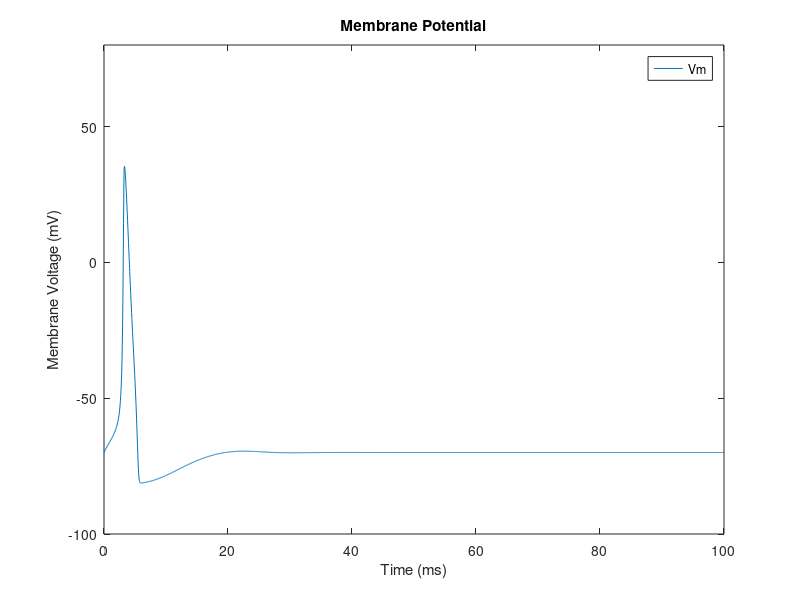
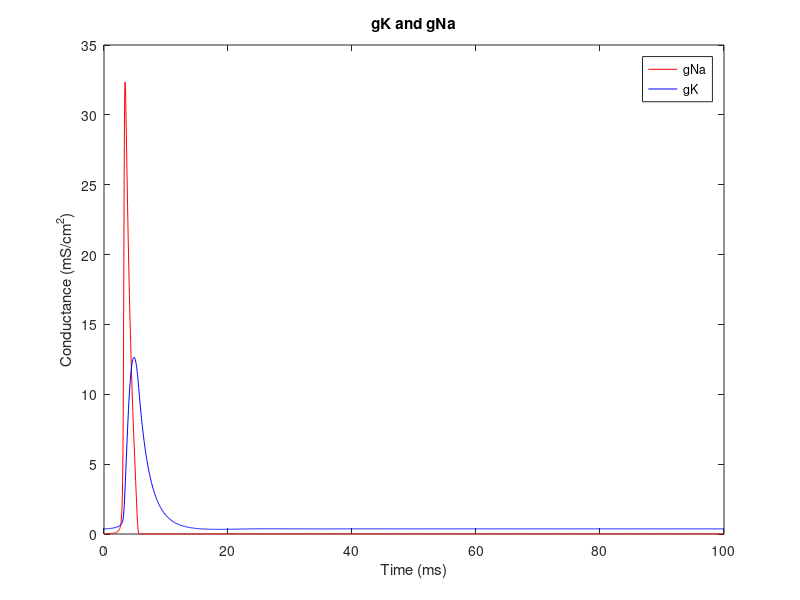

MATLAB code for these plots, in order:
% Phase 1 ECE 4784
% Kyle Francis
clear all;
clc;

%% Creating timestep %%
ts = 0.05; % if too large, the derivatives in the Eulers formula would be too large and cause an exp growth
time = 100; %ms
x = 0 : ts : time;
len = length(x); % time array length

%% Constants %%
g_kbar = 36; %mS/cm^2   maximum conductances
g_nabar = 120; %mS/cm^2
g_lbar = 0.3; %mS/cm^2
E_k = -12; %mV
E_na = 115; %mV
E_l = 10.6; %mV
V_rest = -70; %mV
Cm = 1.0; %uF/cm^2

%% Gating variables %%
Vm(1) = 0; %V
am(1) = 0.1 * ((25 - Vm(1)) / (exp((25 - Vm(1)) / 10) - 1));
bm(1) = 4 * exp(-Vm(1) / 18);
an(1) = 0.01 * ((10 - Vm(1)) / (exp((10 - Vm(1)) / 10) - 1));
bn(1) = 0.125 * exp(-Vm(1) / 80);
ah(1) = 0.07 * exp(-Vm(1) / 20);
bh(1) = 1 / (exp((30 - Vm(1)) / 10) + 1);

m(1) = am(1) / (am(1) + bm(1));
n(1) = an(1) / (an(1) + bn(1));
h(1) = ah(1) / (ah(1) + bh(1));

%% Injected Current %%
amp = input('Enter the amplitude in mA of the injected current: ');
dur = input('Enter the duration of the injected current [between 0 and 100 ms]: ');
I = zeros(1, len); % Setting up I to be the same size as the time array
for y = 1:floor(dur/ts) % injected current goes from 0 to (duration entered / time step), elsewhere is 0
    I(y) = amp;
end

%% Euler's method %%
%yn+1 = yn+h*dy/dt;

for i = 1 : len-1
    am = 0.1 * ((25 - Vm(i)) / (exp((25 - Vm(i)) / 10) - 1));
    bm = 4 * exp(-Vm(i) / 18);
    an = 0.01 * ((10 - Vm(i)) / (exp((10 - Vm(i)) / 10) - 1));
    bn = 0.125 * exp(-Vm(i) / 80);
    ah = 0.07 * exp(-Vm(i) / 20);
    bh = 1 / (exp((30 - Vm(i)) / 10) + 1);
    
    g_na(i) = m(i)^3 * g_nabar * h(i);
    g_k(i) = n(i)^4 * g_kbar;
    g_l(i) = g_lbar;
    
    I_na(i) = g_na(i) * (Vm(i)-E_na);
    I_k(i) = g_k(i) * (Vm(i)-E_k);
    I_l(i) = g_l(i) * (Vm(i)-E_l);
    I_ion(i) = I(i) - I_k(i) - I_na(i) - I_l(i);
    
    dm = am * (1-m(i)) - bm * m(i);
    dn = an * (1-n(i)) - bn * n(i);
    dh = ah * (1-h(i)) - bh * h(i);
    
    m(i+1) = m(i) + ts * dm;
    n(i+1) = n(i) + ts * dn;
    h(i+1) = h(i) + ts * dh;
    
    dVm(i) = I_ion(i) / Cm;
    Vm(i+1) = Vm(i) + ts * dVm(i);
    
end

%% Plotting %%
Vm = Vm + V_rest; % setting Vm to be relative to V_rest
figure(1)
plot(x,Vm)
title('Membrane Potential');
xlabel('Time (ms)');
ylabel('Membrane Voltage (mV)');
legend('Vm');
axis([0, 100, -100, 80]);

%Plot conductances
newtime = x(1:len-1); % Creating time to be same length as conductances
figure(2)
plot(newtime, g_na, 'r', newtime, g_k, 'b')
title('gK and gNa')
xlabel('Time (ms)')
ylabel('Conductance (mS/cm^2)')
legend('gNa','gK')

%Plot
